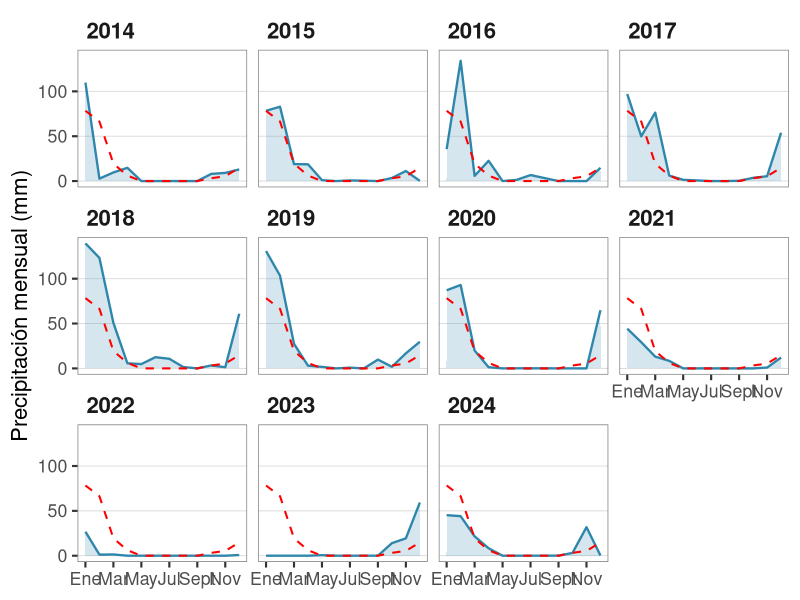
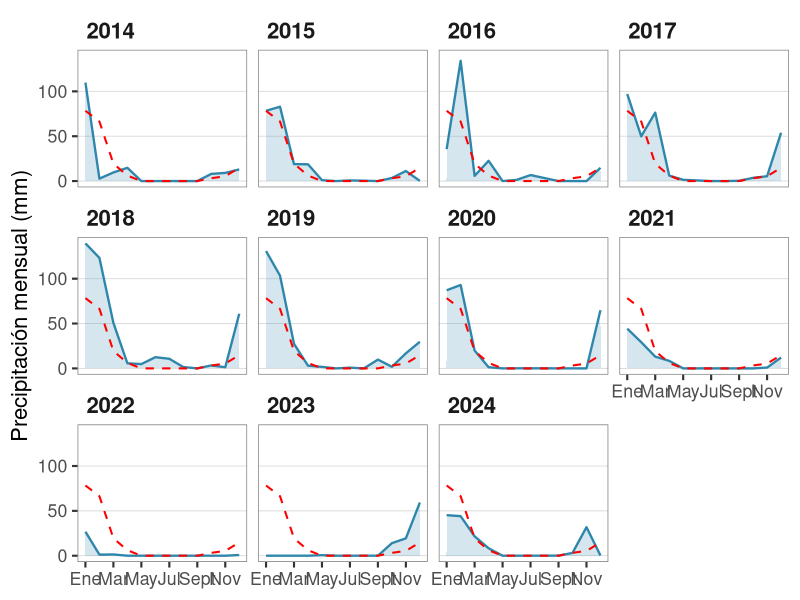

Reproduce these figures in R, in order.
## Figura ciclos anuales de precipitación

## Objetivo: Generar una figura que permita analizar patrones de precipitación
## en período de análisis

## Autor: Constanza Hernández
## Fecha: Primavera 2025
## Programación asistida con Claude IA

library(tidyverse)
library(lubridate)

# Cargar y procesar datos -------------------------------------------------
serie_precipitaciones_lauca <- read_csv(file = "datos/clima/EC_series_lauca.csv")

serie_mensual_lauca <- serie_precipitaciones_lauca |>
  group_by(agno, mes) |>
  summarise(precipitacion_acumulada_mensual = sum(valor, na.rm = TRUE), .groups = "drop") |>
  mutate(fecha = make_date(agno, mes, 1))

# Filtrar período 2014-2024 y preparar datos -----------------------------
serie_filtrada <- serie_mensual_lauca |>
  filter(agno >= 2014 & agno <= 2024) |>
  mutate(mes = as.numeric(mes))

# Preparar datos para gráfico ---------------------------------------------
ciclos_anuales <- serie_filtrada

mediana_historica <- serie_filtrada |>
  group_by(mes) |>
  summarise(precip_mediana = median(precipitacion_acumulada_mensual, na.rm = TRUE))

# Gráfico -----------------------------------------------------------------
grafico_precipitaciones <- ggplot(ciclos_anuales, aes(x = mes, y = precipitacion_acumulada_mensual)) +
  geom_area(fill = "#2E86AB", alpha = 0.2) +
  geom_line(color = "#2E86AB", linewidth = 0.8) +
  geom_line(data = mediana_historica,
            aes(x = mes, y = precip_mediana),
            color = "red", linewidth = 0.7, linetype = "dashed") +
  facet_wrap(~ agno, ncol = 4) +
  scale_x_continuous(breaks = c(1, 3, 5, 7, 9, 11),
                     labels = c("Ene", "Mar", "May", "Jul", "Sept", "Nov")) +
  labs(x = NULL, y = "Precipitación mensual (mm)") +
  theme_bw(base_size = 16) +
  theme(
    strip.background = element_blank(),
    strip.text = element_text(face = "bold", size = 16, hjust = 0),
    panel.grid.major.y = element_line(color = "gray85", linewidth = 0.3),
    panel.grid.major.x = element_blank(),
    panel.grid.minor = element_blank(),
    panel.border = element_rect(color = "gray50", linewidth = 0.5)
  )

print(grafico_precipitaciones)

# Exportar ----------------------------------------------------------------
ggsave("eda/figura_precipitaciones_lauca.png",
       plot = grafico_precipitaciones,
       width = 15, height = 8,
       dpi = 600,
       bg = "white")
